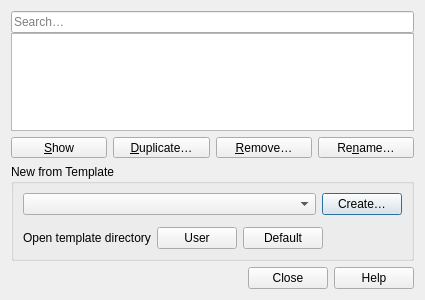
<?xml version="1.0" encoding="UTF-8"?>
<ui version="4.0">
 <class>QgsLayoutManagerBase</class>
 <widget class="QDialog" name="QgsLayoutManagerBase">
  <property name="geometry">
   <rect>
    <x>0</x>
    <y>0</y>
    <width>425</width>
    <height>300</height>
   </rect>
  </property>
  <property name="minimumSize">
   <size>
    <width>425</width>
    <height>300</height>
   </size>
  </property>
  <property name="windowTitle">
   <string>Layout Manager</string>
  </property>
  <property name="windowIcon">
   <iconset resource="../../../images/images.qrc">
    <normaloff>:/images/themes/default/mActionLayoutManager.svg</normaloff>:/images/themes/default/mActionLayoutManager.svg</iconset>
  </property>
  <layout class="QVBoxLayout" name="verticalLayout">
   <item>
    <layout class="QGridLayout" name="gridLayout_2" rowstretch="0,0">
     <item row="1" column="2">
      <widget class="QToolButton" name="mRemoveButton">
       <property name="sizePolicy">
        <sizepolicy hsizetype="Preferred" vsizetype="Fixed">
         <horstretch>0</horstretch>
         <verstretch>0</verstretch>
        </sizepolicy>
       </property>
       <property name="text">
        <string>&amp;Remove…</string>
       </property>
      </widget>
     </item>
     <item row="0" column="0" colspan="4">
      <layout class="QVBoxLayout" name="verticalLayout_2" stretch="0,1">
       <property name="spacing">
        <number>0</number>
       </property>
       <property name="topMargin">
        <number>0</number>
       </property>
       <item>
        <widget class="QgsFilterLineEdit" name="mSearchLineEdit">
         <property name="placeholderText">
          <string>Search…</string>
         </property>
        </widget>
       </item>
       <item>
        <widget class="QListView" name="mLayoutListView">
         <property name="selectionMode">
          <enum>QAbstractItemView::ExtendedSelection</enum>
         </property>
         <property name="selectionBehavior">
          <enum>QAbstractItemView::SelectRows</enum>
         </property>
        </widget>
       </item>
      </layout>
     </item>
     <item row="1" column="0">
      <widget class="QToolButton" name="mShowButton">
       <property name="sizePolicy">
        <sizepolicy hsizetype="Preferred" vsizetype="Fixed">
         <horstretch>0</horstretch>
         <verstretch>0</verstretch>
        </sizepolicy>
       </property>
       <property name="text">
        <string>&amp;Show</string>
       </property>
      </widget>
     </item>
     <item row="1" column="3">
      <widget class="QToolButton" name="mRenameButton">
       <property name="sizePolicy">
        <sizepolicy hsizetype="Preferred" vsizetype="Fixed">
         <horstretch>0</horstretch>
         <verstretch>0</verstretch>
        </sizepolicy>
       </property>
       <property name="text">
        <string>Re&amp;name…</string>
       </property>
      </widget>
     </item>
     <item row="1" column="1">
      <widget class="QToolButton" name="mDuplicateButton">
       <property name="sizePolicy">
        <sizepolicy hsizetype="Preferred" vsizetype="Fixed">
         <horstretch>0</horstretch>
         <verstretch>0</verstretch>
        </sizepolicy>
       </property>
       <property name="text">
        <string>&amp;Duplicate…</string>
       </property>
      </widget>
     </item>
    </layout>
   </item>
   <item>
    <widget class="QgsCollapsibleGroupBox" name="mTemplateGrpBox">
     <property name="minimumSize">
      <size>
       <width>0</width>
       <height>0</height>
      </size>
     </property>
     <property name="focusPolicy">
      <enum>Qt::StrongFocus</enum>
     </property>
     <property name="title">
      <string>New from Template</string>
     </property>
     <layout class="QGridLayout" name="gridLayout">
      <property name="spacing">
       <number>6</number>
      </property>
      <item row="0" column="2">
       <widget class="QPushButton" name="mAddButton">
        <property name="sizePolicy">
         <sizepolicy hsizetype="Maximum" vsizetype="Fixed">
          <horstretch>0</horstretch>
          <verstretch>0</verstretch>
         </sizepolicy>
        </property>
        <property name="text">
         <string>Create…</string>
        </property>
       </widget>
      </item>
      <item row="1" column="0" colspan="3">
       <widget class="QgsFileWidget" name="mTemplateFileWidget" native="true">
        <property name="focusPolicy">
         <enum>Qt::StrongFocus</enum>
        </property>
       </widget>
      </item>
      <item row="2" column="0" colspan="3">
       <layout class="QHBoxLayout" name="horizontalLayout">
        <item>
         <widget class="QLabel" name="label">
          <property name="sizePolicy">
           <sizepolicy hsizetype="Maximum" vsizetype="Preferred">
            <horstretch>0</horstretch>
            <verstretch>0</verstretch>
           </sizepolicy>
          </property>
          <property name="text">
           <string>Open template directory</string>
          </property>
         </widget>
        </item>
        <item>
         <widget class="QPushButton" name="mTemplatesUserDirBtn">
          <property name="sizePolicy">
           <sizepolicy hsizetype="Maximum" vsizetype="Fixed">
            <horstretch>0</horstretch>
            <verstretch>0</verstretch>
           </sizepolicy>
          </property>
          <property name="text">
           <string>User</string>
          </property>
         </widget>
        </item>
        <item>
         <widget class="QPushButton" name="mTemplatesDefaultDirBtn">
          <property name="sizePolicy">
           <sizepolicy hsizetype="Maximum" vsizetype="Fixed">
            <horstretch>0</horstretch>
            <verstretch>0</verstretch>
           </sizepolicy>
          </property>
          <property name="text">
           <string>Default</string>
          </property>
         </widget>
        </item>
        <item>
         <spacer name="horizontalSpacer">
          <property name="orientation">
           <enum>Qt::Horizontal</enum>
          </property>
          <property name="sizeHint" stdset="0">
           <size>
            <width>40</width>
            <height>20</height>
           </size>
          </property>
         </spacer>
        </item>
       </layout>
      </item>
      <item row="0" column="0" colspan="2">
       <widget class="QComboBox" name="mTemplate"/>
      </item>
     </layout>
    </widget>
   </item>
   <item>
    <widget class="QDialogButtonBox" name="mButtonBox">
     <property name="orientation">
      <enum>Qt::Horizontal</enum>
     </property>
     <property name="standardButtons">
      <set>QDialogButtonBox::Close|QDialogButtonBox::Help</set>
     </property>
    </widget>
   </item>
  </layout>
 </widget>
 <customwidgets>
  <customwidget>
   <class>QgsCollapsibleGroupBox</class>
   <extends>QGroupBox</extends>
   <header>qgscollapsiblegroupbox.h</header>
   <container>1</container>
  </customwidget>
  <customwidget>
   <class>QgsFileWidget</class>
   <extends>QWidget</extends>
   <header>qgsfilewidget.h</header>
   <container>1</container>
  </customwidget>
  <customwidget>
   <class>QgsFilterLineEdit</class>
   <extends>QLineEdit</extends>
   <header>qgsfilterlineedit.h</header>
  </customwidget>
 </customwidgets>
 <tabstops>
  <tabstop>mSearchLineEdit</tabstop>
  <tabstop>mLayoutListView</tabstop>
  <tabstop>mShowButton</tabstop>
  <tabstop>mDuplicateButton</tabstop>
  <tabstop>mRemoveButton</tabstop>
  <tabstop>mRenameButton</tabstop>
  <tabstop>mTemplateGrpBox</tabstop>
  <tabstop>mTemplate</tabstop>
  <tabstop>mAddButton</tabstop>
  <tabstop>mTemplateFileWidget</tabstop>
  <tabstop>mTemplatesUserDirBtn</tabstop>
  <tabstop>mTemplatesDefaultDirBtn</tabstop>
 </tabstops>
 <resources>
  <include location="../../../images/images.qrc"/>
 </resources>
 <connections>
  <connection>
   <sender>mButtonBox</sender>
   <signal>accepted()</signal>
   <receiver>QgsLayoutManagerBase</receiver>
   <slot>accept()</slot>
   <hints>
    <hint type="sourcelabel">
     <x>266</x>
     <y>295</y>
    </hint>
    <hint type="destinationlabel">
     <x>157</x>
     <y>274</y>
    </hint>
   </hints>
  </connection>
  <connection>
   <sender>mButtonBox</sender>
   <signal>rejected()</signal>
   <receiver>QgsLayoutManagerBase</receiver>
   <slot>reject()</slot>
   <hints>
    <hint type="sourcelabel">
     <x>266</x>
     <y>295</y>
    </hint>
    <hint type="destinationlabel">
     <x>286</x>
     <y>274</y>
    </hint>
   </hints>
  </connection>
 </connections>
</ui>
